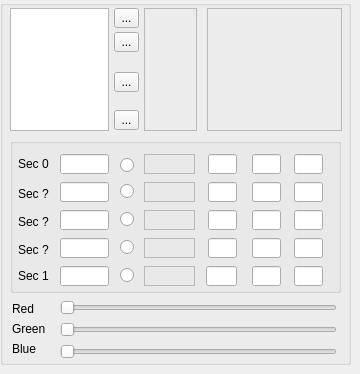
   <widget class="QWidget" name="pageThemes">
    <widget class="QGroupBox" name="groupBox_21">
     <property name="geometry">
      <rect>
       <x>0</x>
       <y>0</y>
       <width>351</width>
       <height>365</height>
      </rect>
     </property>
     <property name="title">
      <string/>
     </property>
     <widget class="QListWidget" name="listThemes">
      <property name="geometry">
       <rect>
        <x>10</x>
        <y>8</y>
        <width>99</width>
        <height>123</height>
       </rect>
      </property>
     </widget>
     <widget class="QFrame" name="frameHorz">
      <property name="geometry">
       <rect>
        <x>144</x>
        <y>8</y>
        <width>53</width>
        <height>123</height>
       </rect>
      </property>
      <property name="toolTip">
       <string>Horizontal Gradient</string>
      </property>
      <property name="frameShape">
       <enum>QFrame::StyledPanel</enum>
      </property>
      <property name="frameShadow">
       <enum>QFrame::Raised</enum>
      </property>
     </widget>
     <widget class="QFrame" name="frameVert">
      <property name="geometry">
       <rect>
        <x>207</x>
        <y>8</y>
        <width>135</width>
        <height>123</height>
       </rect>
      </property>
      <property name="toolTip">
       <string>Vertical Gradient</string>
      </property>
      <property name="frameShape">
       <enum>QFrame::StyledPanel</enum>
      </property>
      <property name="frameShadow">
       <enum>QFrame::Raised</enum>
      </property>
     </widget>
     <widget class="QGroupBox" name="groupBox_23">
      <property name="geometry">
       <rect>
        <x>10</x>
        <y>138</y>
        <width>331</width>
        <height>155</height>
       </rect>
      </property>
      <property name="title">
       <string/>
      </property>
      <widget class="QLineEdit" name="editSec5">
       <property name="geometry">
        <rect>
         <x>50</x>
         <y>128</y>
         <width>49</width>
         <height>20</height>
        </rect>
       </property>
       <property name="toolTip">
        <string>Section at ? ( less than 1 )</string>
       </property>
      </widget>
      <widget class="QLineEdit" name="editSec1">
       <property name="geometry">
        <rect>
         <x>50</x>
         <y>16</y>
         <width>49</width>
         <height>20</height>
        </rect>
       </property>
       <property name="toolTip">
        <string>Section at 0 edge</string>
       </property>
      </widget>
      <widget class="QLineEdit" name="editSec2">
       <property name="geometry">
        <rect>
         <x>50</x>
         <y>44</y>
         <width>49</width>
         <height>20</height>
        </rect>
       </property>
       <property name="toolTip">
        <string>Section at ? ( less than 1 )</string>
       </property>
      </widget>
      <widget class="QLineEdit" name="editSec4">
       <property name="geometry">
        <rect>
         <x>50</x>
         <y>100</y>
         <width>49</width>
         <height>20</height>
        </rect>
       </property>
       <property name="toolTip">
        <string>Section at ? ( less than 1 )</string>
       </property>
      </widget>
      <widget class="QLineEdit" name="editSec3">
       <property name="geometry">
        <rect>
         <x>50</x>
         <y>72</y>
         <width>49</width>
         <height>20</height>
        </rect>
       </property>
       <property name="toolTip">
        <string>Section at ? ( less than 1 )</string>
       </property>
      </widget>
      <widget class="QLabel" name="label_19">
       <property name="geometry">
        <rect>
         <x>8</x>
         <y>18</y>
         <width>43</width>
         <height>16</height>
        </rect>
       </property>
       <property name="text">
        <string>Sec 0</string>
       </property>
      </widget>
      <widget class="QLabel" name="label_23">
       <property name="geometry">
        <rect>
         <x>8</x>
         <y>130</y>
         <width>43</width>
         <height>16</height>
        </rect>
       </property>
       <property name="text">
        <string>Sec 1</string>
       </property>
      </widget>
      <widget class="QLabel" name="label_24">
       <property name="geometry">
        <rect>
         <x>8</x>
         <y>48</y>
         <width>37</width>
         <height>16</height>
        </rect>
       </property>
       <property name="text">
        <string>Sec ?</string>
       </property>
      </widget>
      <widget class="QLabel" name="label_25">
       <property name="geometry">
        <rect>
         <x>8</x>
         <y>76</y>
         <width>37</width>
         <height>16</height>
        </rect>
       </property>
       <property name="text">
        <string>Sec ?</string>
       </property>
      </widget>
      <widget class="QLabel" name="label_26">
       <property name="geometry">
        <rect>
         <x>8</x>
         <y>104</y>
         <width>37</width>
         <height>16</height>
        </rect>
       </property>
       <property name="text">
        <string>Sec ?</string>
       </property>
      </widget>
      <widget class="QLineEdit" name="editR1">
       <property name="geometry">
        <rect>
         <x>198</x>
         <y>16</y>
         <width>29</width>
         <height>20</height>
        </rect>
       </property>
      </widget>
      <widget class="QLineEdit" name="editG1">
       <property name="geometry">
        <rect>
         <x>242</x>
         <y>16</y>
         <width>29</width>
         <height>20</height>
        </rect>
       </property>
      </widget>
      <widget class="QLineEdit" name="editB1">
       <property name="geometry">
        <rect>
         <x>284</x>
         <y>16</y>
         <width>29</width>
         <height>20</height>
        </rect>
       </property>
      </widget>
      <widget class="QLineEdit" name="editG2">
       <property name="geometry">
        <rect>
         <x>242</x>
         <y>44</y>
         <width>29</width>
         <height>20</height>
        </rect>
       </property>
      </widget>
      <widget class="QLineEdit" name="editB2">
       <property name="geometry">
        <rect>
         <x>284</x>
         <y>44</y>
         <width>29</width>
         <height>20</height>
        </rect>
       </property>
      </widget>
      <widget class="QLineEdit" name="editR2">
       <property name="geometry">
        <rect>
         <x>198</x>
         <y>44</y>
         <width>29</width>
         <height>20</height>
        </rect>
       </property>
      </widget>
      <widget class="QLineEdit" name="editG3">
       <property name="geometry">
        <rect>
         <x>242</x>
         <y>72</y>
         <width>29</width>
         <height>20</height>
        </rect>
       </property>
      </widget>
      <widget class="QLineEdit" name="editB3">
       <property name="geometry">
        <rect>
         <x>284</x>
         <y>72</y>
         <width>29</width>
         <height>20</height>
        </rect>
       </property>
      </widget>
      <widget class="QLineEdit" name="editR3">
       <property name="geometry">
        <rect>
         <x>198</x>
         <y>72</y>
         <width>29</width>
         <height>20</height>
        </rect>
       </property>
      </widget>
      <widget class="QLineEdit" name="editG4">
       <property name="geometry">
        <rect>
         <x>242</x>
         <y>100</y>
         <width>29</width>
         <height>20</height>
        </rect>
       </property>
      </widget>
      <widget class="QLineEdit" name="editB4">
       <property name="geometry">
        <rect>
         <x>284</x>
         <y>100</y>
         <width>29</width>
         <height>20</height>
        </rect>
       </property>
      </widget>
      <widget class="QLineEdit" name="editR4">
       <property name="geometry">
        <rect>
         <x>198</x>
         <y>100</y>
         <width>29</width>
         <height>20</height>
        </rect>
       </property>
      </widget>
      <widget class="QLineEdit" name="editG5">
       <property name="geometry">
        <rect>
         <x>242</x>
         <y>128</y>
         <width>29</width>
         <height>20</height>
        </rect>
       </property>
      </widget>
      <widget class="QLineEdit" name="editB5">
       <property name="geometry">
        <rect>
         <x>284</x>
         <y>128</y>
         <width>29</width>
         <height>20</height>
        </rect>
       </property>
      </widget>
      <widget class="QLineEdit" name="editR5">
       <property name="geometry">
        <rect>
         <x>196</x>
         <y>128</y>
         <width>31</width>
         <height>20</height>
        </rect>
       </property>
      </widget>
      <widget class="QRadioButton" name="radioSec1">
       <property name="geometry">
        <rect>
         <x>110</x>
         <y>16</y>
         <width>19</width>
         <height>23</height>
        </rect>
       </property>
       <property name="text">
        <string/>
       </property>
      </widget>
      <widget class="QRadioButton" name="radioSec2">
       <property name="geometry">
        <rect>
         <x>110</x>
         <y>44</y>
         <width>19</width>
         <height>19</height>
        </rect>
       </property>
       <property name="text">
        <string/>
       </property>
      </widget>
      <widget class="QRadioButton" name="radioSec3">
       <property name="geometry">
        <rect>
         <x>110</x>
         <y>72</y>
         <width>19</width>
         <height>19</height>
        </rect>
       </property>
       <property name="text">
        <string/>
       </property>
      </widget>
      <widget class="QRadioButton" name="radioSec4">
       <property name="geometry">
        <rect>
         <x>110</x>
         <y>100</y>
         <width>19</width>
         <height>19</height>
        </rect>
       </property>
       <property name="text">
        <string/>
       </property>
      </widget>
      <widget class="QRadioButton" name="radioSec5">
       <property name="geometry">
        <rect>
         <x>110</x>
         <y>128</y>
         <width>19</width>
         <height>19</height>
        </rect>
       </property>
       <property name="text">
        <string/>
       </property>
      </widget>
      <widget class="QFrame" name="frameSec1">
       <property name="geometry">
        <rect>
         <x>134</x>
         <y>16</y>
         <width>51</width>
         <height>20</height>
        </rect>
       </property>
       <property name="toolTip">
        <string>Color at Section 1</string>
       </property>
       <property name="frameShape">
        <enum>QFrame::StyledPanel</enum>
       </property>
       <property name="frameShadow">
        <enum>QFrame::Raised</enum>
       </property>
      </widget>
      <widget class="QFrame" name="frameSec2">
       <property name="geometry">
        <rect>
         <x>134</x>
         <y>44</y>
         <width>51</width>
         <height>20</height>
        </rect>
       </property>
       <property name="toolTip">
        <string>Color at Section 1</string>
       </property>
       <property name="frameShape">
        <enum>QFrame::StyledPanel</enum>
       </property>
       <property name="frameShadow">
        <enum>QFrame::Raised</enum>
       </property>
      </widget>
      <widget class="QFrame" name="frameSec3">
       <property name="geometry">
        <rect>
         <x>134</x>
         <y>72</y>
         <width>51</width>
         <height>20</height>
        </rect>
       </property>
       <property name="toolTip">
        <string>Color at Section 2</string>
       </property>
       <property name="frameShape">
        <enum>QFrame::StyledPanel</enum>
       </property>
       <property name="frameShadow">
        <enum>QFrame::Raised</enum>
       </property>
      </widget>
      <widget class="QFrame" name="frameSec4">
       <property name="geometry">
        <rect>
         <x>134</x>
         <y>100</y>
         <width>51</width>
         <height>20</height>
        </rect>
       </property>
       <property name="toolTip">
        <string>Color at Section 4</string>
       </property>
       <property name="frameShape">
        <enum>QFrame::StyledPanel</enum>
       </property>
       <property name="frameShadow">
        <enum>QFrame::Raised</enum>
       </property>
      </widget>
      <widget class="QFrame" name="frameSec5">
       <property name="geometry">
        <rect>
         <x>134</x>
         <y>128</y>
         <width>51</width>
         <height>20</height>
        </rect>
       </property>
       <property name="toolTip">
        <string>Color at Section 5</string>
       </property>
       <property name="frameShape">
        <enum>QFrame::StyledPanel</enum>
       </property>
       <property name="frameShadow">
        <enum>QFrame::Raised</enum>
       </property>
      </widget>
     </widget>
     <widget class="QSlider" name="sliderRed">
      <property name="geometry">
       <rect>
        <x>60</x>
        <y>300</y>
        <width>277</width>
        <height>16</height>
       </rect>
      </property>
      <property name="orientation">
       <enum>Qt::Horizontal</enum>
      </property>
     </widget>
     <widget class="QSlider" name="sliderGreen">
      <property name="geometry">
       <rect>
        <x>60</x>
        <y>322</y>
        <width>277</width>
        <height>16</height>
       </rect>
      </property>
      <property name="orientation">
       <enum>Qt::Horizontal</enum>
      </property>
     </widget>
     <widget class="QSlider" name="sliderBlue">
      <property name="geometry">
       <rect>
        <x>60</x>
        <y>344</y>
        <width>277</width>
        <height>16</height>
       </rect>
      </property>
      <property name="orientation">
       <enum>Qt::Horizontal</enum>
      </property>
     </widget>
     <widget class="QLabel" name="label_20">
      <property name="geometry">
       <rect>
        <x>12</x>
        <y>302</y>
        <width>46</width>
        <height>14</height>
       </rect>
      </property>
      <property name="text">
       <string>Red</string>
      </property>
     </widget>
     <widget class="QLabel" name="label_21">
      <property name="geometry">
       <rect>
        <x>12</x>
        <y>322</y>
        <width>46</width>
        <height>14</height>
       </rect>
      </property>
      <property name="text">
       <string>Green</string>
      </property>
     </widget>
     <widget class="QLabel" name="label_22">
      <property name="geometry">
       <rect>
        <x>12</x>
        <y>342</y>
        <width>46</width>
        <height>14</height>
       </rect>
      </property>
      <property name="text">
       <string>Blue</string>
      </property>
     </widget>
     <widget class="QToolButton" name="buttonThmAdd">
      <property name="geometry">
       <rect>
        <x>114</x>
        <y>8</y>
        <width>25</width>
        <height>20</height>
       </rect>
      </property>
      <property name="toolTip">
       <string>Add a new theme</string>
      </property>
      <property name="text">
       <string>...</string>
      </property>
     </widget>
     <widget class="QToolButton" name="buttonThmDel">
      <property name="geometry">
       <rect>
        <x>114</x>
        <y>32</y>
        <width>25</width>
        <height>20</height>
       </rect>
      </property>
      <property name="toolTip">
       <string>Delete current highlighted theme</string>
      </property>
      <property name="text">
       <string>...</string>
      </property>
     </widget>
     <widget class="QToolButton" name="buttonThmApp">
      <property name="geometry">
       <rect>
        <x>114</x>
        <y>72</y>
        <width>25</width>
        <height>20</height>
       </rect>
      </property>
      <property name="toolTip">
       <string>Apply theme to application</string>
      </property>
      <property name="text">
       <string>...</string>
      </property>
     </widget>
     <widget class="QToolButton" name="buttonThmSav">
      <property name="geometry">
       <rect>
        <x>114</x>
        <y>110</y>
        <width>25</width>
        <height>20</height>
       </rect>
      </property>
      <property name="toolTip">
       <string>Save current theme</string>
      </property>
      <property name="text">
       <string>...</string>
      </property>
     </widget>
    </widget>
   </widget>
